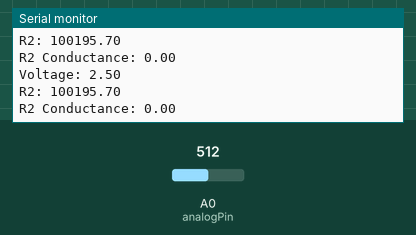
This sketch was run on a simulated Arduino Uno, built with avr-gcc and run on an emulated ATmega328P. Shown: the last lines printed to the serial monitor. The test bench sets the inputs (shaded band); at power-on: A0 (analogPin) = 512.

Above: at 1.8 s.
1.9 s: A0 (analogPin) set to 0
At 2.5 s:
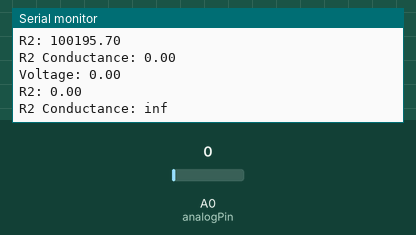
4.5 s: A0 (analogPin) set to 1023
At 5.8 s:
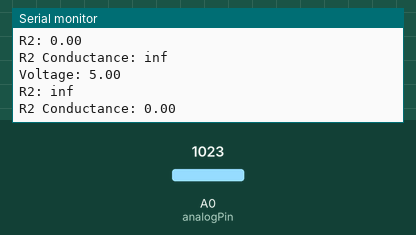
Timing chart, 0 to 7.5 s (numbered marks = the images above; inputs shaded):
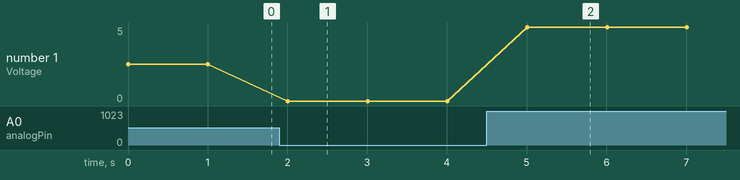

The sketch:

Conductivity_Test.ino
```cpp
int analogPin = 0;     // potentiometer wiper (middle terminal) connected to analog pin 3
                      // outside leads to ground and +5V
int raw = 0;           // variable to store the raw input value
int Vin = 5;           // variable to store the input voltage
float Vout = 0;        // variable to store the output voltage
float R1 = 100000;         // variable to store the R1 value
float R2 = 0;          // variable to store the R2 value
float buffer = 0;      // buffer variable for calculation
float conductance = 0; // variable to hold conductance (1/R)

void setup()
{
 Serial.begin(9600);             // Setup serial
 digitalWrite(13, HIGH);         // Indicates that the program has intialized
}

void loop()
{
 raw = analogRead(analogPin);    // Reads the Input PIN
 Vout = (5.0 / 1023.0) * raw;    // Calculates the Voltage on th Input PIN
 buffer = (Vin / Vout) - 1;
 R2 = R1 / buffer;
 conductance = (1 / (R2));
 Serial.print("Voltage: ");      //
 Serial.println(Vout);           // Outputs the information
 Serial.print("R2: ");           //
 Serial.println(R2);             //
 Serial.print("R2 Conductance: ");
 Serial.println(conductance);
 delay(1000);
}
```

Measured:
- after the input at 1.9 s, the serial monitor: prints a new line after 0.10 s (image 1)
- after the input at 4.5 s, the serial monitor: prints a new line after 0.51 s (image 2)
- plotted number 1: 0 → 5 after the input at 4.5 s
